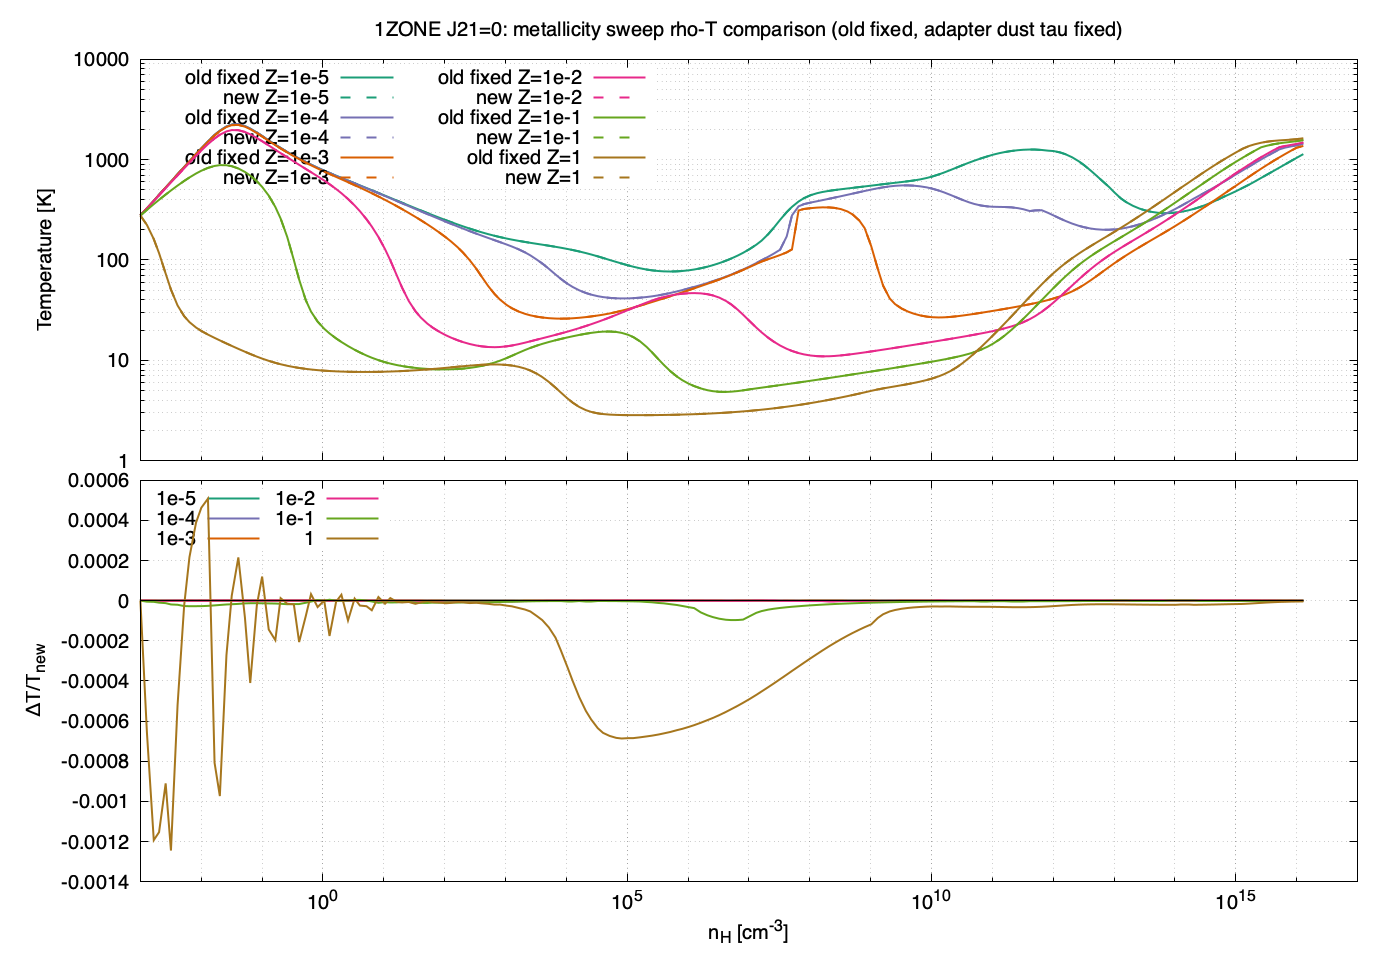

Write gnuplot code to recreate this figure.
set terminal pngcairo size 1400,980 enhanced font "Helvetica,15"
set output "figures/rho_T_comparison_metal_J0.png"

set multiplot layout 2,1 margins 0.10,0.97,0.10,0.94 spacing 0.03,0.02

set title "1ZONE J21=0: metallicity sweep rho-T comparison (old fixed, adapter dust tau fixed)"
set logscale xy
set format x ""
set ylabel "Temperature [K]"
set grid xtics ytics mxtics mytics
set key left top maxrows 6
plot \
  "figures/rho_T_comparison_Z_1em5_J0.dat" using 1:2 with lines lw 2 lc rgb "#1b9e77" title "old fixed Z=1e-5", \
  "" using 1:3 with lines lw 2 dt 2 lc rgb "#1b9e77" title "new Z=1e-5", \
  "figures/rho_T_comparison_Z_1em4_J0.dat" using 1:2 with lines lw 2 lc rgb "#7570b3" title "old fixed Z=1e-4", \
  "" using 1:3 with lines lw 2 dt 2 lc rgb "#7570b3" title "new Z=1e-4", \
  "figures/rho_T_comparison_Z_1em3_J0.dat" using 1:2 with lines lw 2 lc rgb "#d95f02" title "old fixed Z=1e-3", \
  "" using 1:3 with lines lw 2 dt 2 lc rgb "#d95f02" title "new Z=1e-3", \
  "figures/rho_T_comparison_Z_1em2_J0.dat" using 1:2 with lines lw 2 lc rgb "#e7298a" title "old fixed Z=1e-2", \
  "" using 1:3 with lines lw 2 dt 2 lc rgb "#e7298a" title "new Z=1e-2", \
  "figures/rho_T_comparison_Z_1em1_J0.dat" using 1:2 with lines lw 2 lc rgb "#66a61e" title "old fixed Z=1e-1", \
  "" using 1:3 with lines lw 2 dt 2 lc rgb "#66a61e" title "new Z=1e-1", \
  "figures/rho_T_comparison_Z_1_J0.dat" using 1:2 with lines lw 2 lc rgb "#a6761d" title "old fixed Z=1", \
  "" using 1:3 with lines lw 2 dt 2 lc rgb "#a6761d" title "new Z=1"

unset title
unset logscale y
set logscale x
set format x "10^{%L}"
set xlabel "n_H [cm^{-3}]"
set ylabel "{/Symbol D}T/T_{new}"
set grid xtics ytics mxtics
set key left top maxrows 3
plot \
  "figures/rho_T_comparison_Z_1em5_J0.dat" using 1:4 with lines lw 2 lc rgb "#1b9e77" title "1e-5", \
  "figures/rho_T_comparison_Z_1em4_J0.dat" using 1:4 with lines lw 2 lc rgb "#7570b3" title "1e-4", \
  "figures/rho_T_comparison_Z_1em3_J0.dat" using 1:4 with lines lw 2 lc rgb "#d95f02" title "1e-3", \
  "figures/rho_T_comparison_Z_1em2_J0.dat" using 1:4 with lines lw 2 lc rgb "#e7298a" title "1e-2", \
  "figures/rho_T_comparison_Z_1em1_J0.dat" using 1:4 with lines lw 2 lc rgb "#66a61e" title "1e-1", \
  "figures/rho_T_comparison_Z_1_J0.dat" using 1:4 with lines lw 2 lc rgb "#a6761d" title "1", \
  0 with lines lw 1 lc rgb "#000000" notitle

unset multiplot
